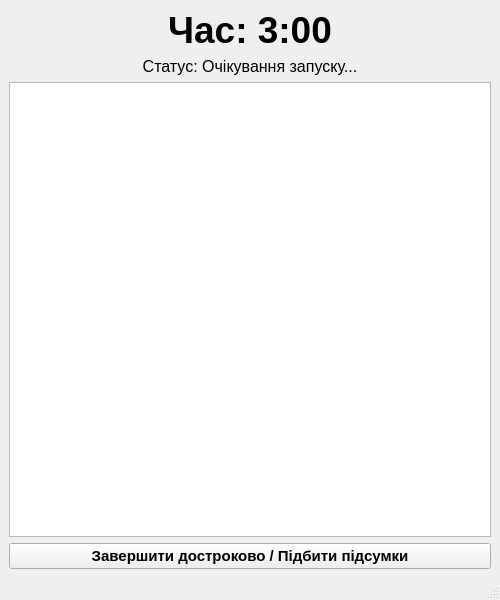
<?xml version="1.0" encoding="UTF-8"?>
<ui version="4.0">
 <class>SupervisorWindow</class>
 <widget class="QMainWindow" name="SupervisorWindow">
  <property name="geometry">
   <rect>
    <x>0</x>
    <y>0</y>
    <width>500</width>
    <height>600</height>
   </rect>
  </property>
  <property name="windowTitle">
   <string>Supervisor (Керівник)</string>
  </property>
  <widget class="QWidget" name="centralwidget">
   <layout class="QVBoxLayout" name="verticalLayout">
    <item>
     <widget class="QLabel" name="lblTimer">
      <property name="font">
       <font>
        <pointsize>28</pointsize>
        <bold>true</bold>
       </font>
      </property>
      <property name="text">
       <string>Час: 3:00</string>
      </property>
      <property name="alignment">
       <set>Qt::AlignCenter</set>
      </property>
     </widget>
    </item>
    <item>
     <widget class="QLabel" name="lblStatus">
      <property name="font">
       <font>
        <pointsize>12</pointsize>
       </font>
      </property>
      <property name="text">
       <string>Статус: Очікування запуску...</string>
      </property>
      <property name="alignment">
       <set>Qt::AlignCenter</set>
      </property>
     </widget>
    </item>
    <item>
     <widget class="QListWidget" name="listIdeas">
      <property name="font">
       <font>
        <pointsize>10</pointsize>
       </font>
      </property>
      <property name="alternatingRowColors">
       <bool>true</bool>
      </property>
     </widget>
    </item>
    <item>
     <widget class="QPushButton" name="btnFinish">
      <property name="font">
       <font>
        <pointsize>11</pointsize>
        <bold>true</bold>
       </font>
      </property>
      <property name="text">
       <string>Завершити достроково / Підбити підсумки</string>
      </property>
      <property name="iconSize">
       <size>
        <width>24</width>
        <height>24</height>
       </size>
      </property>
     </widget>
    </item>
   </layout>
  </widget>
  <widget class="QMenuBar" name="menubar">
   <property name="geometry">
    <rect>
     <x>0</x>
     <y>0</y>
     <width>500</width>
     <height>22</height>
    </rect>
   </property>
  </widget>
  <widget class="QStatusBar" name="statusbar"/>
 </widget>
 <resources/>
 <connections/>
</ui>
